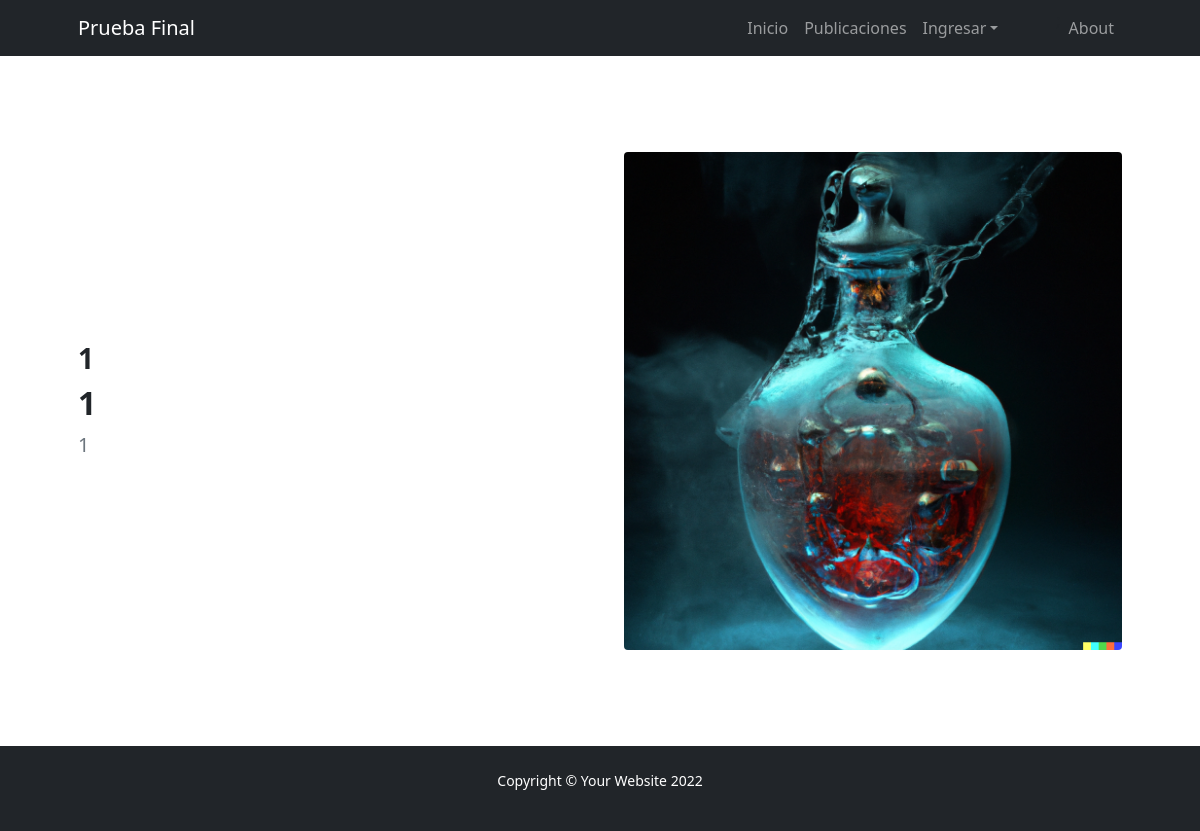
The app's page /pruebafinalapp/publicaciones/1 with its own data.
### PruebaFinalApp/models.py (models this page shows)
class Publicaciones(models.Model):
    imagen = models.ImageField(null=True, blank=True)
    pais = models.CharField(max_length=50)
    titulo = models.CharField(max_length=50)
    descripcion = RichTextField(blank=True , null=True)
    fecha_viaje = models.DateField()
    autor = models.ForeignKey(User, blank=True, null=True, on_delete=models.SET_NULL)
    class Meta:
        verbose_name_plural = "Publicaciones"
        db_table = "imageupload"

### PruebaFinalApp/views.py (the view)
# urls.py: path('publicaciones/<pk>', ver_publicacion.as_view(), name='ver_publicacion'),
class ver_publicacion(DetailView):
    model = Publicaciones
    template_name = "PruebaFinalApp/ver_publicacion.html"

### PruebaFinalApp/templates/PruebaFinalApp/ver_publicacion.html
{%extends "PruebaFinalApp/base.html" %}
{%block contenido%}
    <section class="py-5">
        <div class="container px-5 my-5">
            <div class="row gx-5 align-items-center">
                <div class="col-lg-6 order-first order-lg-last"><img class="img-fluid rounded mb-5 mb-lg-0" src="{{publicaciones.imagen.url}}" alt="..." /></div>
                <div class="col-lg-6">
                    <h3 class="fw-bolder">{{ publicaciones.pais }}</h3>
                    <h2 class="fw-bolder">{{ publicaciones.titulo }}</h2>
                    <p class="lead fw-normal text-muted mb-0">{{ publicaciones.descripcion }}</p>
                </div>
            </div>
        </div>
    </section>
{%endblock%}

### records on screen
Publicaciones: imagen (picture), pais "1", titulo "1", descripcion "1"
